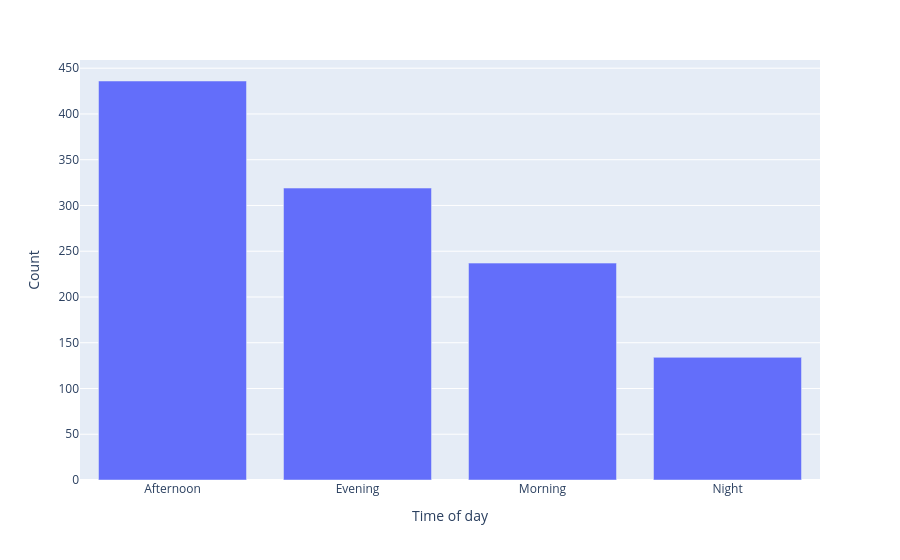

The cell this chart's notebook holds for it:
### Markdown cell above
### Common time of the day

### Code cell
time_trend= df["time_of_day"].value_counts().reset_index()
time_trend.columns = ['Time of day', 'Count']
fig_time = px.bar(
    time_trend,
    x= 'Time of day',
    y= 'Count'
    
)

fig_time

### Figure 1 — Plotly figure (JSON) as saved in the notebook; plotly's stock layout.template omitted (floating-point values rounded to 4 significant figures)
{"data": [{"hovertemplate": "Time of day=%{x}<br>Count=%{y}<extra></extra>", "legendgroup": "", "marker": {"color": "#636efa", "pattern": {"shape": ""}}, "name": "", "orientation": "v", "showlegend": false, "textposition": "auto", "type": "bar", "x": ["Afternoon", "Evening", "Morning", "Night"], "xaxis": "x", "y": [436, 319, 237, 134], "yaxis": "y"}], "layout": {"barmode": "relative", "legend": {"tracegroupgap": 0}, "margin": {"t": 60}, "xaxis": {"anchor": "y", "domain": [0, 1], "title": {"text": "Time of day"}}, "yaxis": {"anchor": "x", "domain": [0, 1], "title": {"text": "Count"}}}}
